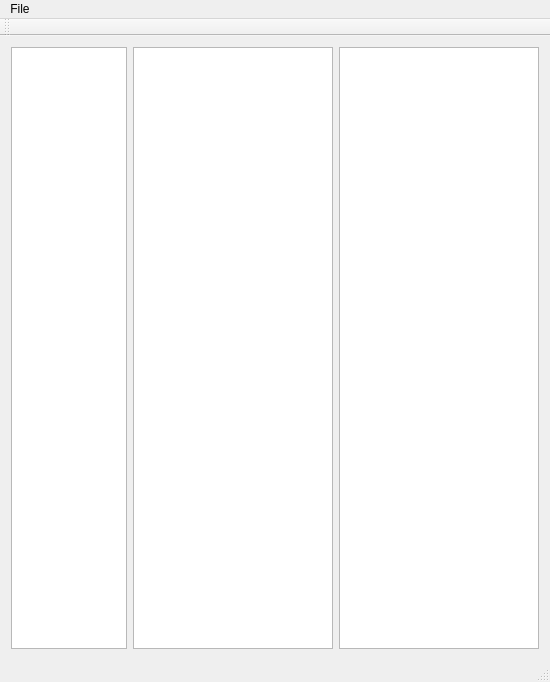
<?xml version="1.0" encoding="UTF-8"?>
<ui version="4.0">
 <class>MainWindow</class>
 <widget class="QMainWindow" name="MainWindow">
  <property name="geometry">
   <rect>
    <x>0</x>
    <y>0</y>
    <width>550</width>
    <height>682</height>
   </rect>
  </property>
  <property name="sizePolicy">
   <sizepolicy hsizetype="Expanding" vsizetype="Expanding">
    <horstretch>0</horstretch>
    <verstretch>0</verstretch>
   </sizepolicy>
  </property>
  <property name="maximumSize">
   <size>
    <width>16777215</width>
    <height>16777215</height>
   </size>
  </property>
  <property name="windowTitle">
   <string>MainWindow</string>
  </property>
  <property name="documentMode">
   <bool>false</bool>
  </property>
  <widget class="QWidget" name="centralWidget">
   <property name="sizePolicy">
    <sizepolicy hsizetype="Preferred" vsizetype="Preferred">
     <horstretch>0</horstretch>
     <verstretch>0</verstretch>
    </sizepolicy>
   </property>
   <layout class="QHBoxLayout" name="horizontalLayout_7">
    <item>
     <layout class="QHBoxLayout" name="journalTableLayout" stretch="0">
      <item>
       <widget class="QListWidget" name="journalList">
        <property name="sizePolicy">
         <sizepolicy hsizetype="Preferred" vsizetype="Preferred">
          <horstretch>0</horstretch>
          <verstretch>0</verstretch>
         </sizepolicy>
        </property>
        <property name="minimumSize">
         <size>
          <width>100</width>
          <height>600</height>
         </size>
        </property>
        <property name="maximumSize">
         <size>
          <width>250</width>
          <height>16777215</height>
         </size>
        </property>
       </widget>
      </item>
     </layout>
    </item>
    <item>
     <layout class="QHBoxLayout" name="journalEntryLayout">
      <item>
       <widget class="QPlainTextEdit" name="journalEntry">
        <property name="sizePolicy">
         <sizepolicy hsizetype="Expanding" vsizetype="Expanding">
          <horstretch>0</horstretch>
          <verstretch>0</verstretch>
         </sizepolicy>
        </property>
        <property name="minimumSize">
         <size>
          <width>200</width>
          <height>600</height>
         </size>
        </property>
       </widget>
      </item>
     </layout>
    </item>
    <item>
     <layout class="QHBoxLayout" name="journalViewLayout">
      <item>
       <widget class="QTextEdit" name="journalView">
        <property name="minimumSize">
         <size>
          <width>200</width>
          <height>600</height>
         </size>
        </property>
       </widget>
      </item>
     </layout>
    </item>
   </layout>
  </widget>
  <widget class="QMenuBar" name="menuBar">
   <property name="geometry">
    <rect>
     <x>0</x>
     <y>0</y>
     <width>550</width>
     <height>22</height>
    </rect>
   </property>
   <widget class="QMenu" name="menuFile">
    <property name="title">
     <string>File</string>
    </property>
    <addaction name="actionNew_Entry"/>
   </widget>
   <addaction name="menuFile"/>
  </widget>
  <widget class="QToolBar" name="mainToolBar">
   <attribute name="toolBarArea">
    <enum>TopToolBarArea</enum>
   </attribute>
   <attribute name="toolBarBreak">
    <bool>false</bool>
   </attribute>
  </widget>
  <widget class="QStatusBar" name="statusBar"/>
  <action name="actionNew_Entry">
   <property name="text">
    <string>New Entry</string>
   </property>
  </action>
 </widget>
 <layoutdefault spacing="6" margin="11"/>
 <resources/>
 <connections/>
</ui>
